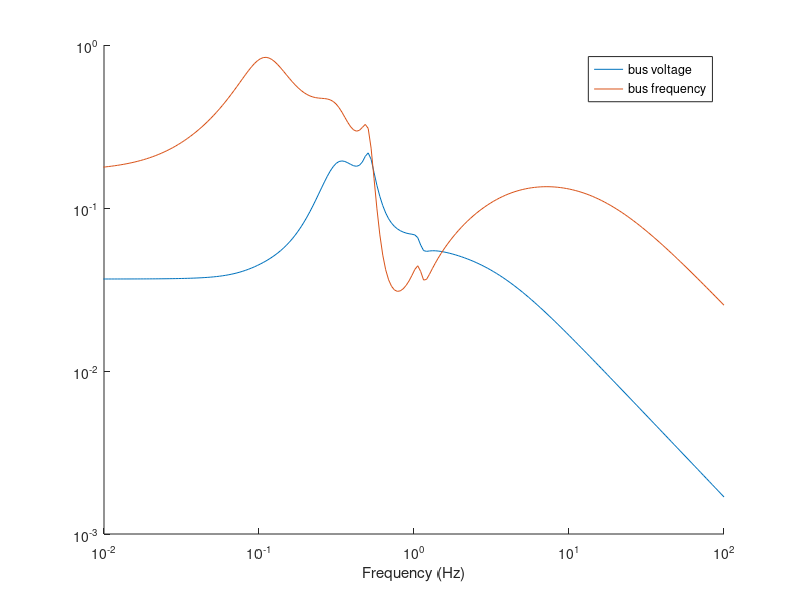

Recreate this plot in MATLAB. (Note: this script raises an error after producing the figure.)
%% fig 10.36

clear all; close all; clc;
load('d2atcscs.mat');
load('control6.mat');

fig36_name = './dat/ch10_fig36.dat';

fig36 = figure;
ax361 = subplot(1,1,1,'parent',fig36);
hold(ax361,'on');

sys_tcsc = ss(a_mat,[b_tcsc(:,1),b_lmod],[c_v(12,:);c_v([3 8],:);c_ang([3 8],:)],0);

sc3 = ss(sc3.a,sc3.b,sc3.c,sc3.d);
scr = ss(scr.a,scr.b,scr.c,scr.d);
sys_rc = 100*sc3*scr;

sys_tcsc_rc = feedback(sys_tcsc,sys_rc,1,1,1);

%----------------------------------------%
% robust control 1

W_sv = logspace(-2,log10(100*2*pi),256);
G_m = ss(sys_tcsc_rc.a,0.1*sys_tcsc_rc.b(:,[2,3]),20*sys_tcsc_rc.c([2,3],:),0);
SV_m = sigma(G_m,W_sv);

% l_mod to tie bus V_m and bus frequency
G_a = ss(sys_tcsc_rc.a,0.1*sys_tcsc_rc.b(:,[2,3]),sys_tcsc_rc.c([4,5],:),0);

% add rate filter to obtain c_f
rate = tf([1 0],(2*pi*60)*[0.01 1]);
G_f = 1000*[rate 0; 0 rate]*G_a;
SV_f = sigma(G_f,W_sv);

plot(ax361,W_sv/(2*pi),SV_m(1,:),W_sv/(2*pi),SV_f(1,:));
set(ax361,'xscale','log','yscale','log');

legend(ax361,{'bus voltage','bus frequency'},'location','northeast');

axis(ax361,[1e-2 100 1e-3 1]);
xlabel('Frequency (Hz)');
% 
H36 = {'f_sv','SV_m','SV_f'};
M36 = [W_sv/2/pi; SV_m(1,:); SV_f(1,:)];
%
fid36 = fopen(fig36_name,'w');
fprintf(fid36,'%s,%s,%s\n',H36{:});  % must match number of columns
fprintf(fid36,'%6e,%6e,%6e\n',M36);  % must match number of columns
fclose(fid36);

% eof
